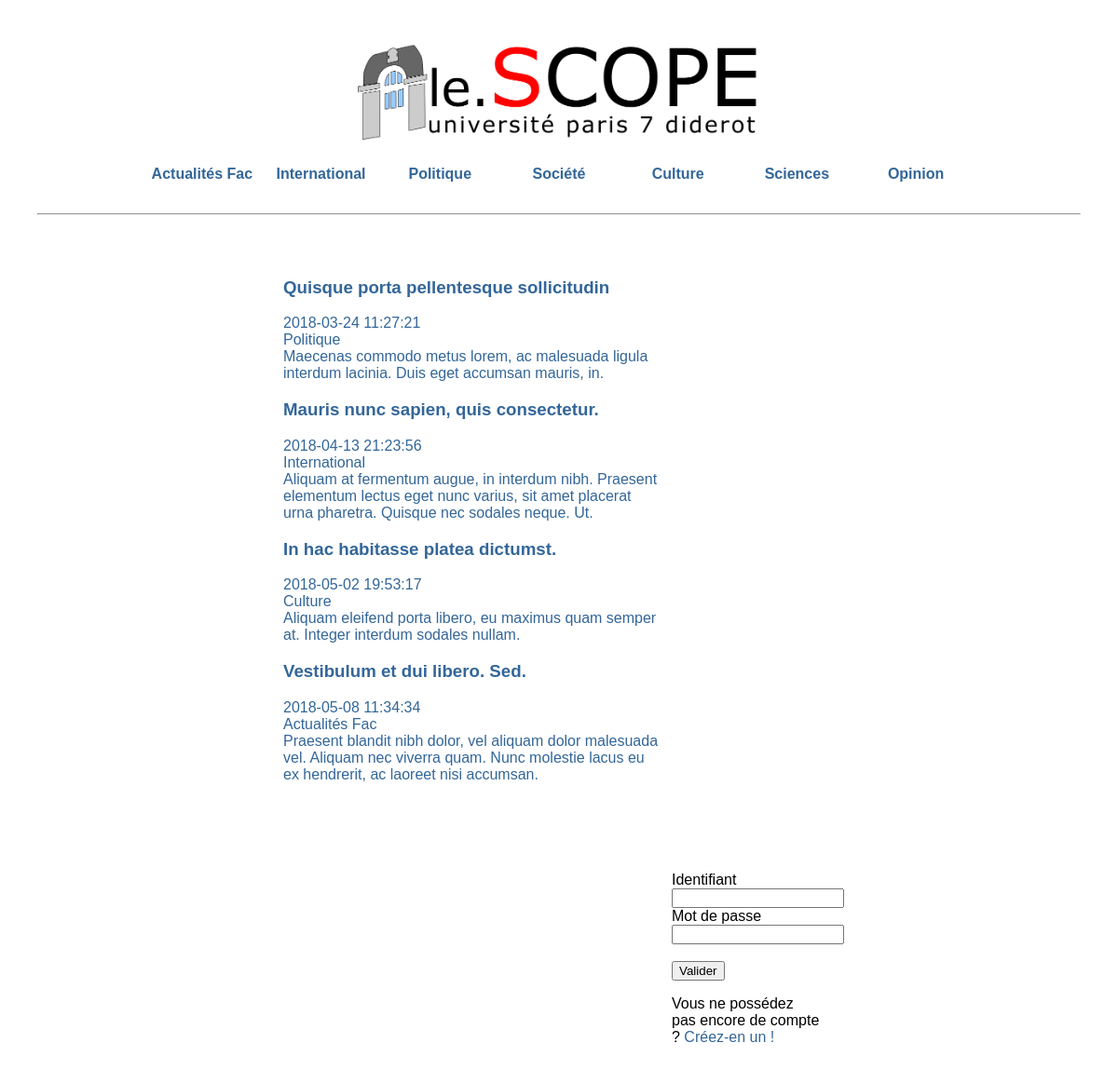
Screenshot of /main.php with the database file from the repository.
### tables this page shows
CREATE TABLE IF NOT EXISTS  categorie (
  catid INT AUTO_INCREMENT,
  catnom VARCHAR(20) NOT NULL UNIQUE,
  PRIMARY KEY (catid)
);

CREATE TABLE IF NOT EXISTS articles(
  article_id BIGINT AUTO_INCREMENT,
  user BIGINT,
  cat INT,
  titre VARCHAR(40) NOT NULL,
  resume VARCHAR(255),
  timecreation DATETIME NOT NULL,
  texte TEXT NOT NULL,
  note INT NOT NULL DEFAULT 0,
  image VARCHAR(20),
  imgdescription VARCHAR(255),
  media VARCHAR(20),
  mediadescription VARCHAR(255),
  PRIMARY KEY (article_id),
  FOREIGN KEY (user) REFERENCES users(userid),
  FOREIGN KEY (cat) REFERENCES categorie(catid)
);

### connect.php (called while the page is built, shortened)
<?php
  function safehtml ($var) {
    $var = htmlspecialchars($var);
    return trim($var);
  }
?>

### main.php (the view, shortened to what this page needs)
<?php
  require_once("connect.php");
?>
<!DOCTYPE html>
<html lang="fr">
  <head>
    <link rel="stylesheet" href="main.css" type="text/css">
  </head>
  <body>
    <a href="main.php"><img class="logo" src="logo.png" alt="Le Scope"></a>
    <div class="categories">
      <table><tr>
      <?php
        $req = "SELECT * FROM categorie ORDER BY catid";
        $res = mysqli_query($co, $req);
        while ($ligne = mysqli_fetch_assoc($res)) {
          echo("<th style=\"width:".(100/(mysqli_num_rows($res)+1))."%\"><a href=\"main.php?cat=".safehtml($ligne["catid"])."\">".$ligne["catnom"]."</a></th>");
        }
      ?>
    </tr></table>
    </div>
    <hr>
    <div class="main">
      <div class="contenu">
        <?php
        if (!isset($_GET["page"]) || (isset($_GET["page"]) && $_GET["page"] == "article")) {
          require_once("article.php");
          if (isset($_GET["cat"])) listearticle($co,requeteCat($_GET["cat"]));
          else if (isset($_GET["page"]) && $_GET["page"] == "article" && isset($_GET["id"])) affichearticleentier($co,$_GET["id"]);
          else listearticle($co,"SELECT * FROM categorie, users, articles WHERE (user = userid) AND (cat = catid) ORDER BY timecreation LIMIT 10");
        }
            ?>
      </div>
      <div class="login">
        <?php
        if (isset($_GET["page"]) && $_GET["page"] == "inscription") echo("Créez votre compte pour rejoindre notre communauté.");
        else  require_once("login.php");
        ?>
      </div>
    </div>
  </body>

### article.php (shortened to what this page needs)
<?php
  require_once("connect.php");
  function affichearticlecourt ($titre,$nom,$prenom,$date,$cat,$resume,$id) {
      echo("<div class=\"header\"><a href=\"main.php?page=article&id=".$id."\">
        <h3>".$titre."</h3>
        ".$date."<br>".$cat."
        <div class=\"corps\">".$resume."</div></a>
      </div>");
  }
  function listearticle ($co,$req){
    $res = mysqli_query($co,$req);
    if (!$res) echo ("erreur : ");
    else {
      while($ligne = mysqli_fetch_assoc($res)) {
        affichearticlecourt(safehtml($ligne["titre"]),safehtml($ligne["nom"]),safehtml($ligne["prenom"]),safehtml($ligne["timecreation"]),safehtml($ligne["catnom"]),safehtml($ligne["resume"]),safehtml($ligne["article_id"]));
      }
    }
  }
?>

### login.php (shortened to what this page needs)
<?php
  require_once("connect.php");
  if (isset($_SESSION["username"])) {
    $req = "SELECT nom,prenom,username FROM users WHERE username =\"".$_SESSION["username"]."\";";
    $res = mysqli_query($co,$req);
    $ligne = mysqli_fetch_assoc($res);
    echo("Bonjour ".$ligne["prenom"]." ".$ligne["nom"]."<br><a href=\"main.php?page=profil\">Votre profil</a>");
    if (isset($_SESSION["username"]) && $_SESSION["username"] == $ligne["username"]) echo("<br><a href=\"main.php?page=modif\">Modifiez votre profil</a>");
    echo("<br><a href=\"main.php?page=creation\">Nouvel article</a><br><a href=\"main.php?page=validation\">Valider un article</a><br><a href=\"main.php?page=dec\">Deconnexion</a>");
  } else if (!isset($_SESSION["username"])) {
    if (isset($_POST["username"]) && !empty($_POST["username"]) && isset($_POST["password"]) && !empty($_POST["password"])) {
      $req = "SELECT username, password FROM users WHERE username=\"".$_POST["username"]."\"";
      $res = mysqli_query($co, $req);
      $x;
      if ($res) {
        $ligne = mysqli_fetch_assoc($res);
        $x = $ligne['password'];
      }
      if (password_verify($_POST['password'], $x)) {
        $_SESSION['username'] = htmlspecialchars($_POST['username']);
        header('Location: main.php');
        exit();
      } else {
        $err = 'Mot de passe incorrect<br>';
      }
    } else {
      echo("<form action=\"main.php\" method=\"post\">
      Identifiant<br>
      <input type=\"text\" name=\"username\"");
      if (isset($_POST["username"]) && !empty($_POST["username"])) echo (" value=\"".$_POST["username"]."\"");
      echo("><br>
      Mot de passe<br>
      <input type=\"password\" name=\"password\"><br><br>
      <input type=\"submit\" value=\"Valider\">
      </form>
      <p>Vous ne possédez pas encore de compte ? <a href=\"main.php?page=inscription\">Cr&eacute;ez-en un !</a></p>
      ");
    }
  }
?>

### main.css (style rules this page uses)
body { font-family: "Arial-black", sans-serif; font-weight: lighter; margin: 40px; }
a { text-decoration: none; color : #336699; }
.main { margin-left: auto; margin-right: auto; width : 60%; }
.categories table { width: 80%; margin-bottom: 30px; margin-left: auto; margin-right: auto; }
.logo { display:block; height:110px; margin-left: auto; margin-right: auto; margin-bottom: 25px; }
.contenu { width : inherit; min-height: 500px; max-width: 800px; float : left; padding: 10px; margin: 30px; }
.login { margin: 20px; float:right; padding: 35px; width: 160px; }

### rows the page displays
categorie: 100/(mysqli_num_rows($res)+1) 12.5 (drawn), catnom "Actualités Fac"
categorie: 100/(mysqli_num_rows($res)+1) 12.5 (drawn), catnom "International"
categorie: 100/(mysqli_num_rows($res)+1) 12.5 (drawn), catnom "Politique"
categorie: 100/(mysqli_num_rows($res)+1) 12.5 (drawn), catnom "Société"
categorie: 100/(mysqli_num_rows($res)+1) 12.5 (drawn), catnom "Culture"
categorie: 100/(mysqli_num_rows($res)+1) 12.5 (drawn), catnom "Sciences"
categorie: 100/(mysqli_num_rows($res)+1) 12.5 (drawn), catnom "Opinion"
articles: titre "Quisque porta pellentesque sollicitudin", timecreation "2018-03-24 11:27:21", cat.catnom "Politique", resume "Maecenas commodo metus lorem, ac malesuada ligula interdum lacinia. Duis eget accumsan mauris, in."
articles: titre "Mauris nunc sapien, quis consectetur.", timecreation "2018-04-13 21:23:56", cat.catnom "International", resume "Aliquam at fermentum augue, in interdum nibh. Praesent elementum lectus eget nunc varius, sit amet placerat urna pharetra. Quisque nec sodales neque. Ut."
articles: titre "In hac habitasse platea dictumst.", timecreation "2018-05-02 19:53:17", cat.catnom "Culture"
articles: titre "Vestibulum et dui libero. Sed.", timecreation "2018-05-08 11:34:34", cat.catnom "Actualités Fac", resume "Praesent blandit nibh dolor, vel aliquam dolor malesuada vel. Aliquam nec viverra quam. Nunc molestie lacus eu ex hendrerit, ac laoreet nisi accumsan."
